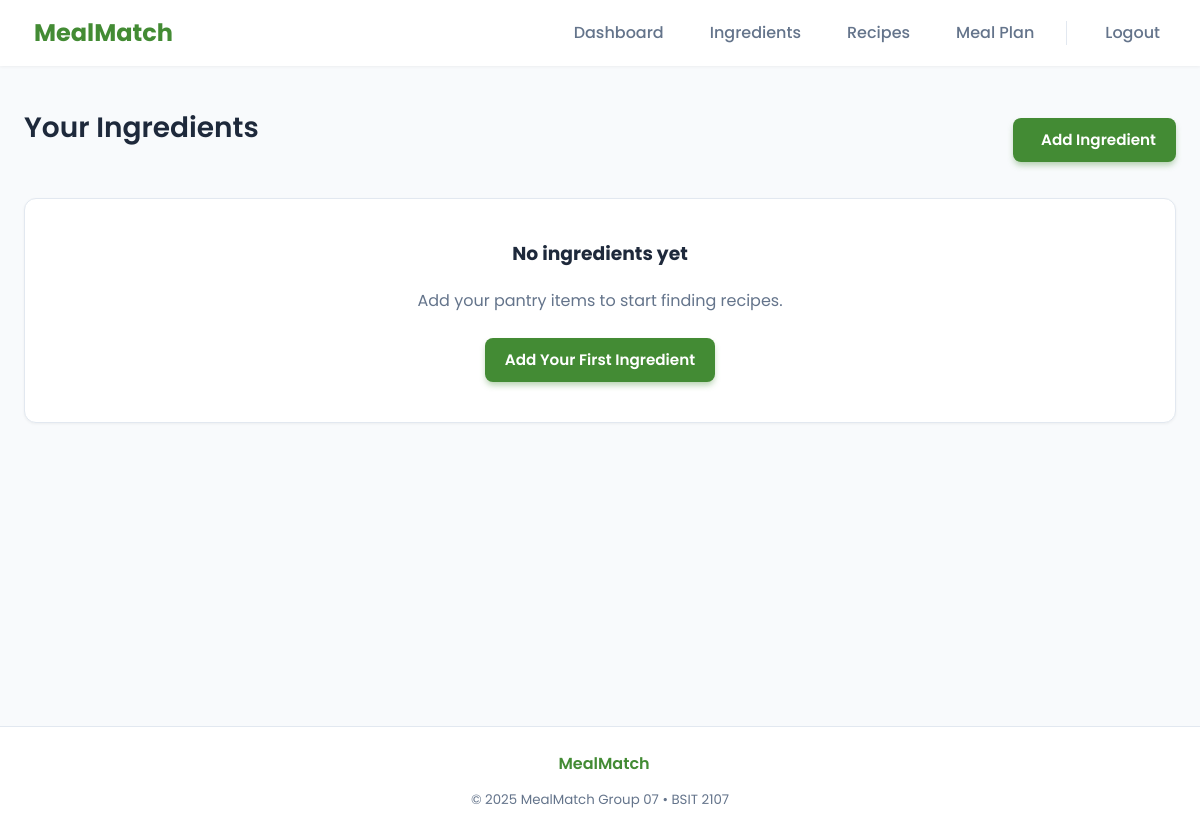
Before: /ingredients (signed in) with the older database file.
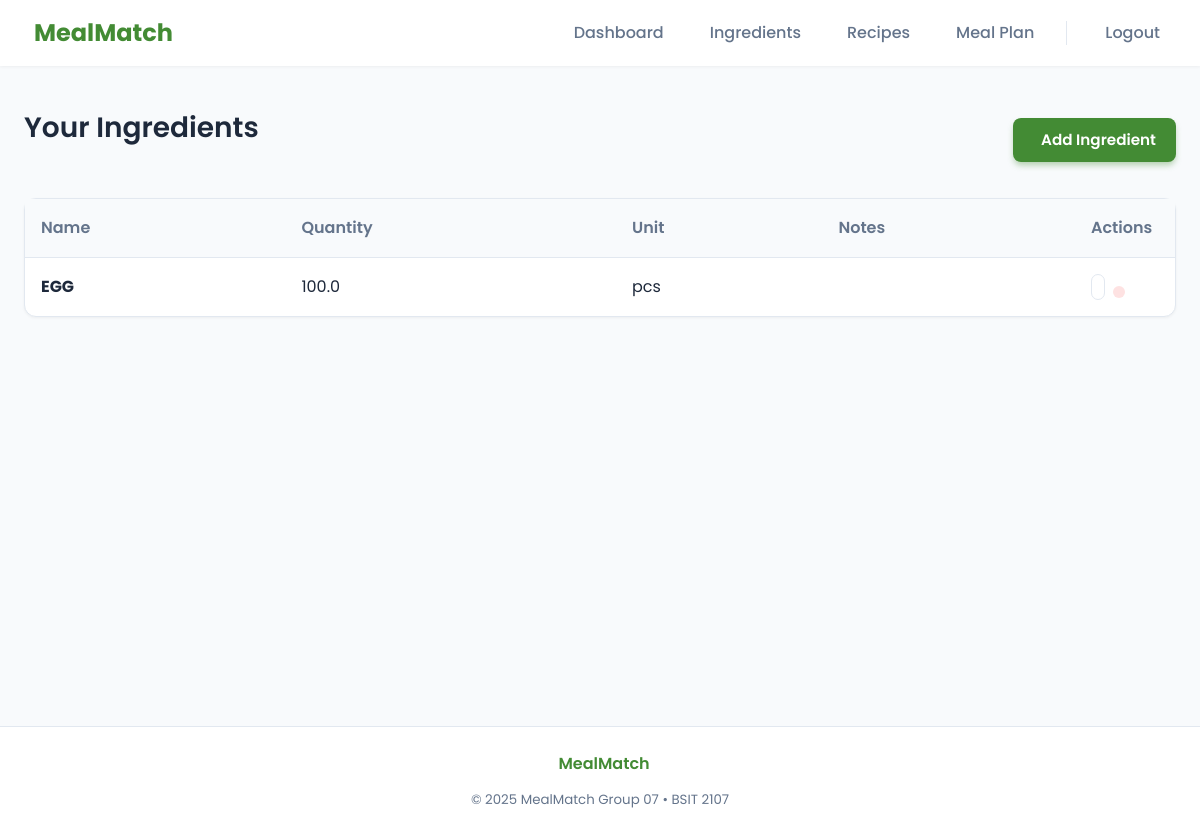
After: the same page with the newer database file.
### tables this page shows
CREATE TABLE ingredients (
    id INTEGER PRIMARY KEY AUTOINCREMENT,
    user_id INTEGER NOT NULL,
    name TEXT NOT NULL,
    quantity REAL DEFAULT 0,
    unit TEXT DEFAULT 'pcs',
    notes TEXT,
    FOREIGN KEY(user_id) REFERENCES users(id) ON DELETE CASCADE
);

### app.py (the view)
@app.route("/ingredients")
@login_required
def ingredients():
    user = UserService.get_current_user()
    rows = IngredientService.list_user_ingredients(user["id"])
    return render_template("ingredients.html", ingredients=rows, user=user)

### app.py (called while the page is built)
def login_required(fn):
    from functools import wraps
    @wraps(fn)
    def wrapper(*args, **kwargs):
        if not UserService.get_current_user():
            flash("Please log in to continue.", "warning")
            return redirect(url_for("login"))
        return fn(*args, **kwargs)
    return wrapper

    def connect(self):
        if self._conn is None:
            need_init = not os.path.exists(self.path)
            self._conn = sqlite3.connect(self.path, detect_types=sqlite3.PARSE_DECLTYPES|sqlite3.PARSE_COLNAMES)
            self._conn.row_factory = sqlite3.Row
            if need_init:
                self._init_db()
        return self._conn

    def close(self):
        if self._conn:
            self._conn.close()
            self._conn = None

    def query(self, sql: str, args=(), one=False):
        try:
            cur = self.connect().execute(sql, args)
            rv = cur.fetchall()
            cur.close()
            return (rv[0] if rv else None) if one else rv
        except Exception as e:
            raise DBError(e)

### templates/ingredients.html (shortened to what this page needs)
{% extends "base.html" %}
{% block content %}
<div class="header-content" style="margin-bottom: 24px;">
  <h2>Your Ingredients</h2>
  <a href="{{ url_for('add_ingredient') }}" class="btn btn-primary">
     Add Ingredient
  </a>
</div>
{% if ingredients %}
<div class="card" style="padding: 0;">
  <div class="list-container">
    <table class="list">
      <thead>
        <tr>
          <th>Name</th>
          <th>Quantity</th>
          <th>Unit</th>
          <th>Notes</th>
          <th style="width: 100px;">Actions</th>
        </tr>
      </thead>
      <tbody>
        {% for ing in ingredients %}
        <tr>
          <td><strong>{{ ing['name'] }}</strong></td>
          <td>{{ ing['quantity'] }}</td>
          <td>{{ ing['unit'] }}</td>
          <td style="color: var(--text-muted);">{{ ing['notes'] }}</td>
          <td style="display: flex; gap: 8px;">
            <a href="{{ url_for('edit_ingredient', id=ing['id']) }}" class="btn btn-sm btn-secondary"
              style="padding: 6px;" title="Edit">
            </a>
            <form method="post" action="{{ url_for('delete_ingredient', id=ing['id']) }}" style="display:inline;"
              onsubmit="return confirm('Delete {{ ing.name }}?');">
              <button type="submit" class="btn btn-sm btn-danger" style="padding: 6px;" title="Delete">
              </button>
            </form>
          </td>
        </tr>
        {% endfor %}
      </tbody>
    </table>
  </div>
</div>
{% else %}
<div class="card" style="text-align: center; padding: 40px;">
  <h3>No ingredients yet</h3>
  <p style="color: var(--text-muted); margin-bottom: 24px;">Add your pantry items to start finding recipes.</p>
  <a href="{{ url_for('add_ingredient') }}" class="btn btn-primary">Add Your First Ingredient</a>
</div>
{% endif %}
{% endblock %}

Changed rows visible on the page:
added ingredients: name "EGG", quantity "100.0", unit "pcs"
Other visible differences:
text no longer shown: "No ingredients yet Add your pantry items to start finding recipes. Add Your First Ingredient"
text now shown: "Name Quantity Unit Notes Actions"
